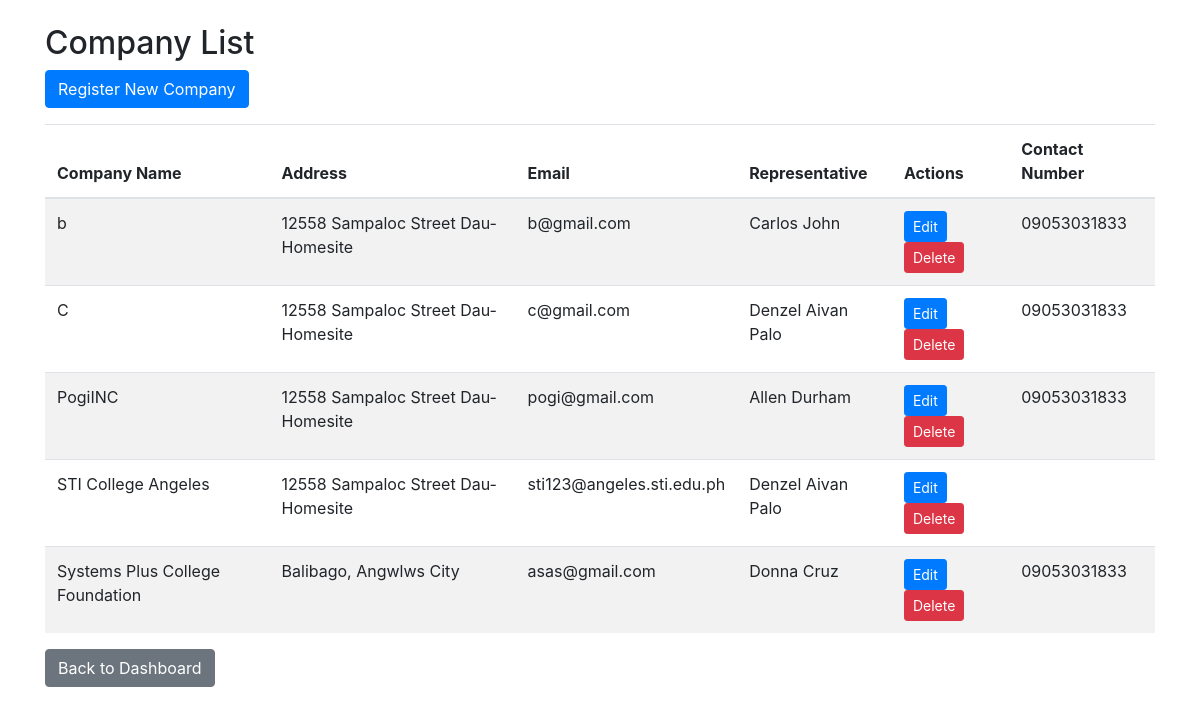
/company_list.php (signed in), run on the app's committed database.
### tables this page shows
CREATE TABLE `companies` (
  `id` int(11) NOT NULL,
  `name` varchar(100) NOT NULL,
  `address` text DEFAULT NULL,
  `email` varchar(100) DEFAULT NULL,
  `contact_number` varchar(20) DEFAULT NULL,
  `rep_first_name` varchar(50) DEFAULT NULL,
  `rep_last_name` varchar(50) DEFAULT NULL,
  `created_at` timestamp NOT NULL DEFAULT current_timestamp()
);

### company_list.php (the view, shortened to what this page needs)
<?php
include 'db_connection.php';
$result = $conn->query("SELECT * FROM companies ORDER BY name");
?>
<!DOCTYPE html>
<html lang="en">
<head>
    <link rel="stylesheet" href="https://stackpath.bootstrapcdn.com/bootstrap/4.5.2/css/bootstrap.min.css">
</head>
<body>
    <div class="container mt-4">
        <h2>Company List</h2>
        <a href="register_company.php" class="btn btn-primary mb-3">Register New Company</a>
        <table class="table table-striped">
            <thead>
                <tr>
                    <th>Company Name</th>
                    <th>Address</th>
                    <th>Email</th>
                    <th>Representative</th>
                    <th>Actions</th>
                    <th>Contact Number</th>
                </tr>
            </thead>
            <tbody>
                <?php while ($company = $result->fetch_assoc()): ?>
                <tr>
                    <td><?php echo htmlspecialchars($company['name']); ?></td>
                    <td><?php echo htmlspecialchars($company['address']); ?></td>
                    <td><?php echo htmlspecialchars($company['email']); ?></td>
                    <td><?php echo htmlspecialchars($company['rep_first_name'] . ' ' . $company['rep_last_name']); ?></td>
                    <td>
                        <a href="edit_company.php?id=<?php echo $company['id']; ?>" class="btn btn-sm btn-primary">Edit</a>
                        <a href="delete_company.php?id=<?php echo $company['id']; ?>" class="btn btn-sm btn-danger" onclick="return confirm('Are you sure you want to delete this company?')">Delete</a>
                    </td>
                    <td><?php echo htmlspecialchars($company['contact_number']); ?></td>
                </tr>
                <?php endwhile; ?>
            </tbody>
        </table>
        <a href="marketing_manager_dashboard.php" class="btn btn-secondary">Back to Dashboard</a>
    </div>
</body>
</html>

### data on the page
companies: name "b", address "12558 Sampaloc Street Dau-Homesite", email "b@gmail.com", rep_first_name+rep_last_name "Carlos John", contact_number "09053031833"
companies: name "C", address "12558 Sampaloc Street Dau-Homesite", email "c@gmail.com", rep_first_name+rep_last_name "Denzel Aivan Palo", contact_number "09053031833"
companies: name "PogiINC", address "12558 Sampaloc Street Dau-Homesite", email "pogi@gmail.com", rep_first_name+rep_last_name "Allen Durham", contact_number "09053031833"
companies: name "STI College Angeles", address "12558 Sampaloc Street Dau-Homesite", email "sti123@angeles.sti.edu.ph", rep_first_name+rep_last_name "Denzel Aivan Palo"
companies: name "Systems Plus College Foundation", address "Balibago, Angwlws City", email "asas@gmail.com", rep_first_name+rep_last_name "Donna Cruz", contact_number "09053031833"
